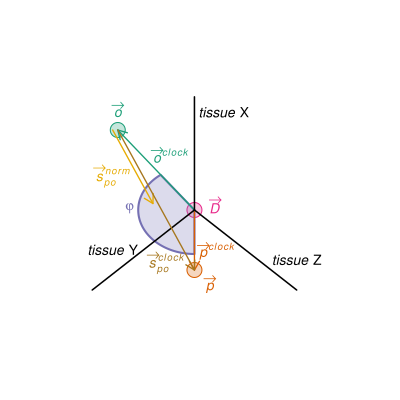

R code for this plot:
require(circlize)
require(RColorBrewer)
require(latex2exp)

addAlpha <- function(col, alpha = .25) {
  apply(sapply(col, col2rgb) / 255, 2, function(x)
    rgb(x[1], x[2], x[3], alpha = alpha))
}

colors <- brewer.pal(7, "Dark2")
alpha.cols <- sapply(colors, addAlpha)

pdf('changeInTissuePreference_phi.pdf', width=4, height=4)


plot(
  # c(1, .25, 1),
  # c(1, 2, .25),
  # col = c(colors[[4]], colors[[1]], colors[[2]]),
  # bg = c(alpha.cols[[4]], alpha.cols[[1]], alpha.cols[[2]]),
  NA,
  pch = c(20, 18, 18),
  lwd = 2.5,
  cex = 3,
  xlim = c(0, 2.5),
  ylim = c(0, 2.5),
  axes = FALSE,
  xlab = '',
  ylab = ''
)

D <- c(1, 1)
p <- c(1, .25)
o <- c(.25, 2)
points(D[1], D[2], pch = 21, bg = alpha.cols[[4]], col = colors[[4]], cex = 2)
points(o[1], o[2], pch = 21, bg = alpha.cols[[1]], col = colors[[1]], cex = 2)
points(p[1], p[2], pch = 21, bg = alpha.cols[[2]], col = colors[[2]], cex = 2)

draw.sector(
  127,
  270,
  clock.wise = FALSE,
  center = c(1, 1),
  border = colors[[3]],
  col = alpha.cols[[3]],
  lwd = 2,
  rou1 = .55
)
# Base vectors coming from (0,0)
arrows(1,
       1,
       1,
       .25,
       col = colors[[2]],
       lwd = 1.3,
       length = .1)
arrows(1,
       1,
       .25,
       2,
       col = colors[[1]],
       lwd = 1.3,
       length = .1)

# Coordinate System
lines(c(1, 1), c(1, (1 + sqrt(2))), col = "black", lwd = 1.5)
lines(c(1, 2), c(1, 0), col = "black", lwd = 1.5)
lines(c(1, 0), c(1, 0), col = "black", lwd = 1.5)

# Comment: \\vec{} is not supported, therefore each arrow is created and placed manually
# Label for D vector
text(
  .9,
  1,
  label = TeX('$\\textit{D}$'),
  pos = 4,
  offset = 1.25,
  col = colors[[4]],
  cex = .8
)
# Arrow for D vector
text(
  .9 - .04,
  1 + .11,
  label = TeX('$\\rightarrow$'),
  pos = 4,
  offset = 1.25,
  col = colors[[4]],
  cex = .8
)

# Label for o point
text(
  .25,
  1.85,
  label = TeX('$\\textit{o}$'),
  pos = 3,
  offset = 1.25,
  col = colors[[1]],
  cex = .8
)

# Arrow for o label
text(
  .25,
  1.85 + 0.1,
  label = TeX('$\\rightarrow$'),
  pos = 3,
  offset = 1.25,
  col = colors[[1]],
  cex = .8
)

# Label for p point
text(
  1.15,
  .26,
  label = TeX('$\\textit{p}$'),
  pos = 1,
  offset = .755,
  col = colors[[2]],
  cex = .8
)

# Arrow for p point
text(
  1.15,
  .26 + 0.1,
  label = TeX('$\\rightarrow$'),
  pos = 1,
  offset = .755,
  col = colors[[2]],
  cex = .8
)

# phi label
text(
  .65,
  1,
  label = TeX('$\\varphi$'),
  pos = 2,
  offset = 1.25,
  col = colors[[3]],
  cex = .8
)

# Label for base vector p
text(
  .95,
  .45,
  label = TeX('$\\textit{{p}^{clock}}$'),
  pos = 4,
  offset = .5,
  col = colors[[2]],
  cex = .8
)

# Arrow for vec p
text(
  .95 - .06,
  .45 + .09,
  label = TeX('$\\rightarrow$'),
  pos = 4,
  offset = .5,
  col = colors[[2]],
  cex = .8
)

# Label for base vector o
text(
  .4,
  1.65,
  label = TeX('$\\textit{{o}^{clock}}$'),
  pos = 4,
  offset = 1.0,
  col = colors[[1]],
  cex = .8
)

# Arrow for vec o
text(
  .4 - .06,
  1.65 + .08,
  label = TeX('$\\rightarrow$'),
  pos = 4,
  offset = 1.0,
  col = colors[[1]],
  cex = .8
)

# Axes Labels
text(
  2,
  0,
  label = TeX('\\textit{tissue} Z'),
  pos = 3,
  offset = 1.25,
  cex = .8
)
text(
  1,
  2.2,
  label = TeX('\\textit{tissue} X'),
  pos = 4,
  offset = .2,
  cex = .8
)
text(
  .2,
  .4,
  label = TeX('\\textit{tissue} Y'),
  pos = 3,
  offset = .15,
  cex = .8
)

# Defining p and o to calc distance
p <- c(1, 0.25)
o <- c(0.25, 2)
diff_vec <- p - o
unit_vec <- diff_vec / sqrt(sum(diff_vec^2))

# Unit vector
arrows(o[1] - .05,
       o[2],
       o[1] + unit_vec[1] - .05,
       o[2] + unit_vec[2],
       col = colors[[6]],
       lwd = 1.3,
       lty = 1,
       length = 0.1)

# Label for unit vector
text(o[1] - .05,
     o[2] - .4,
     label = TeX('$\\textit{{s}_{po}^{norm}}$'),
     pos = 1,
     col = colors[[6]],
     cex = .8)

# Arrow for unit vector
text(o[1] - .18,
     o[2] - .32,
     label = TeX('$\\rightarrow$'),
     pos = 1,
     col = colors[[6]],
     cex = .8)

# difference vector
arrows(o[1],
       o[2],
       p[1],
       p[2],
       col = colors[[7]],
       lwd = 1.3,
       length = 0.1)

# Label for difference vector
text(
  p[1] + ((o[1] - p[1]) / 2) + .097,
  p[2] + ((o[2] - p[2]) / 2) - 1.05,
  label = TeX('$\\textit{{s}_{po}^{clock}}$'),
  pos = 3,
  col = colors[[7]],
  cex = .8
)

# Arrow for difference vector
text(
  p[1] + ((o[1] - p[1]) / 2) - .03,
  p[2] + ((o[2] - p[2]) / 2) - .86,
  label = TeX('$\\rightarrow$'),
  pos = 3,
  col = colors[[7]],
  cex = .8
)

dev.off()
